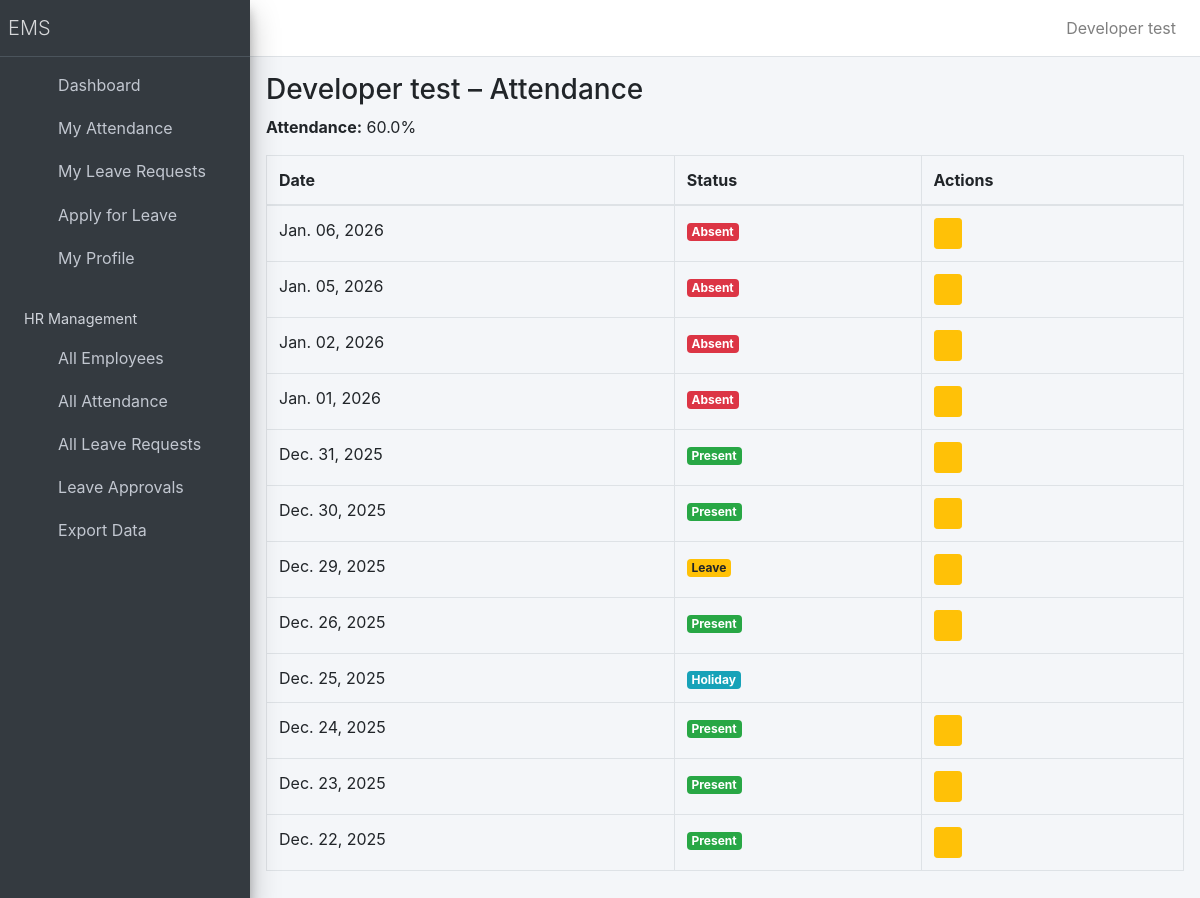
Page /hr/attendance/7/ (signed in) on the committed database.
### employee/models.py (models this page shows, shortened)
class Employee(models.Model):
    user = models.OneToOneField(User, on_delete=models.CASCADE, null=True, blank=True)
    first_name = models.CharField(max_length=30)
    last_name = models.CharField(max_length=30)
    email = models.EmailField(unique=True)
    position = models.CharField(max_length=50)
    department = models.CharField(max_length=50)
    date_hired = models.DateField()
    class Meta:
       ordering = ['-date_hired']

class Attendance(models.Model):
    employee = models.ForeignKey(Employee, on_delete=models.CASCADE)
    date = models.DateField()
    status = models.CharField(max_length=10, choices=[('Present', 'Present'), ('Absent', 'Absent'), ('Leave', 'Leave')])
    class Meta:
        constraints = [
            models.UniqueConstraint(fields=['employee', 'date'], name='unique_attendance_per_day')
        ]

### employee/views/hr_views.py (the view)
# urls.py: path("hr/attendance/<int:employee_id>/", AttendanceDetailView.as_view(), name="attendance_detail"),
@hr_required
class AttendanceDetailView(View):
    def get(self, request, employee_id):
        from datetime import date, timedelta
        employee = get_object_or_404(Employee, pk=employee_id)
        attendance_records = {
            record.date: record.status
            for record in Attendance.objects.filter(employee=employee)
        }
        holidays = set(
            Holiday.objects.filter(
                date__gte=employee.date_hired
            ).values_list('date', flat=True)
        )
        all_dates = []
        current_date = employee.date_hired
        today = date.today()
        while current_date <= today:
            if current_date.weekday() < 5:  # Monday=0 to Friday=4
                if current_date in holidays:
                    status = "Holiday"
                    attendance_obj = None
                else:
                    status = attendance_records.get(current_date, "Absent")
                    attendance_obj = Attendance.objects.filter(
                        employee=employee,
                        date=current_date
                    ).first()
                all_dates.append({
                    'date': current_date,
                    'status': status,
                    'attendance_obj': attendance_obj,
                })
            current_date += timedelta(days=1)
        all_dates.sort(key=lambda x: x['date'], reverse=True)
        return render(
            request,
            "hr/attendance_detail.html",
            {
                "employee": employee,
                "attendance_days": all_dates,
                "attendance_percent": calculate_attendance_percentage(employee),
            },
        )

### employee/context_processors.py (called while the page is built)
def employee_context(request):
    context = {}
    if request.user.is_authenticated:
        try:
            from .models import Employee
            employee = Employee.objects.get(user=request.user)
            context['employee'] = employee
            context['employee_name'] = f"{employee.first_name} {employee.last_name}".strip()
        except Employee.DoesNotExist:
            context['employee'] = None
            context['employee_name'] = None
    return context

### employee/utils.py (called while the page is built)
def is_hr(user):
    return user.is_authenticated and user.groups.filter(name='HR').exists()

### employee/templates/hr/attendance_detail.html
{% extends "base.html" %}
{% block content %}
<h3>{{ employee.first_name }} {{ employee.last_name }} – Attendance</h3>
<p><strong>Attendance:</strong> {{ attendance_percent }}%</p>
<table class="table table-bordered">
  <thead>
    <tr>
      <th>Date</th>
      <th>Status</th>
      <th>Actions</th>
    </tr>
  </thead>
  <tbody>
  {% for day in attendance_days %}
  <tr>
      <td>{{ day.date|date:"M. d, Y" }}</td>
      <td>
          {% if day.status == "Present" %}
              <span class="badge badge-success">Present</span>
          {% elif day.status == "Absent" %}
              <span class="badge badge-danger">Absent</span>
          {% elif day.status == "Leave" %}
              <span class="badge badge-warning">Leave</span>
          {% elif day.status == "Holiday" %}
              <span class="badge badge-info">Holiday</span>
          {% else %}
              <span class="badge badge-secondary">{{ day.status }}</span>
          {% endif %}
      </td>
      <td>
          {% if day.status != "Holiday" %}
              <a href="{% url 'update_attendance' employee.id day.date %}"
                class="btn btn-warning btn-sm">
                  <i class="fas fa-edit"></i>
              </a>
          {% endif %}
      </td>
  </tr>
  {% endfor %}
  </tbody>
</table>
{% endblock %}

### rows in the picture
Employee: first_name "Developer", last_name "test"
Attendance: date "Dec. 31, 2025", status "Present"
Attendance: date "Dec. 30, 2025", status "Present"
Attendance: date "Dec. 29, 2025", status "Leave"
Attendance: date "Dec. 26, 2025", status "Present"
Attendance: date "Dec. 24, 2025", status "Present"
Attendance: date "Dec. 23, 2025", status "Present"
Attendance: date "Dec. 22, 2025", status "Present"

### other values in the picture
{{ employee_name }} "Developer test"
{{ attendance_percent }} "60.0"
{{ day.date|date:"M. d, Y" }} "Jan. 06, 2026" "Jan. 05, 2026" "Jan. 02, 2026" "Jan. 01, 2026" "Dec. 25, 2025"
